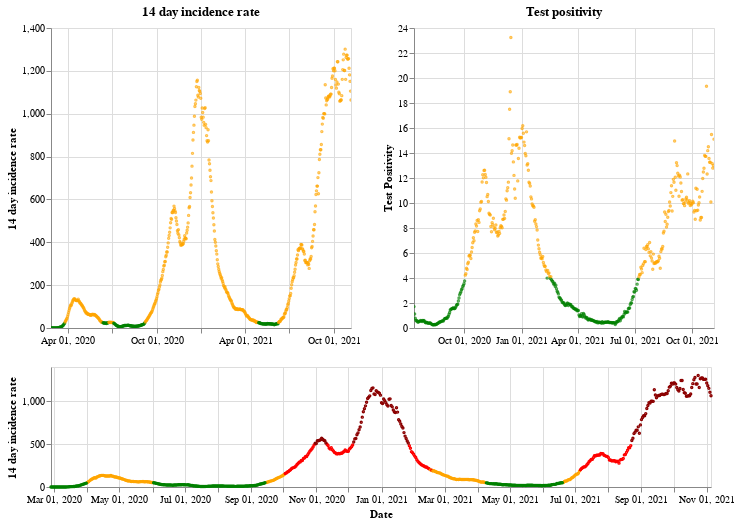

The notebook cell this image was saved under:
### Markdown cell above
## Wales

### Code cell
plot_traffic_light('Wales')

### Figure 1 — Vega-Lite specification as saved in the notebook (floating-point values rounded to 4 significant figures; data arrays with more than 128 entries replaced by an {"elided": "..."} marker saying what was removed)
{"config": {"view": {"continuousWidth": 400, "continuousHeight": 300}}, "vconcat": [{"hconcat": [{"mark": {"type": "point", "size": 2}, "encoding": {"color": {"condition": {"value": "green", "test": "(datum.twoWeeklyCasesRate <= 25)"}, "value": "orange"}, "tooltip": [{"type": "nominal", "field": "areaName"}, {"type": "temporal", "field": "date"}, {"type": "quantitative", "field": "twoWeeklyCasesRate"}, {"type": "quantitative", "field": "testPositivity"}], "x": {"type": "temporal", "axis": {"title": ""}, "field": "date", "scale": {"domain": {"selection": "DateBrush"}}, "timeUnit": "yearmonthdate"}, "y": {"type": "quantitative", "axis": {"title": "14 day incidence rate"}, "field": "twoWeeklyCasesRate"}}, "title": "14 day incidence rate", "width": 300}, {"mark": {"type": "point", "size": 2}, "encoding": {"color": {"condition": {"value": "green", "test": "(datum.testPositivity <= 4)"}, "value": "orange"}, "tooltip": [{"type": "nominal", "field": "areaName"}, {"type": "temporal", "field": "date"}, {"type": "quantitative", "field": "twoWeeklyCasesRate"}, {"type": "quantitative", "field": "testPositivity"}], "x": {"type": "temporal", "axis": {"title": ""}, "field": "date", "scale": {"domain": {"selection": "DateBrush"}}, "timeUnit": "yearmonthdate"}, "y": {"type": "quantitative", "axis": {"title": "Test Positivity"}, "field": "testPositivity"}}, "title": "Test positivity", "width": 300}]}, {"layer": [{"mark": {"type": "point", "size": 2}, "encoding": {"color": {"condition": {"value": "orange", "test": "(((datum.testPositivity < 4) && (datum.twoWeeklyCasesRate >= 50)) && (datum.twoWeeklyCasesRate < 200))"}, "value": "red"}, "opacity": {"condition": {"value": 1, "test": "((datum.twoWeeklyCasesRate >= 50) && (datum.twoWeeklyCasesRate < 500))"}, "value": 0}, "tooltip": [{"type": "nominal", "field": "areaName"}, {"type": "temporal", "field": "date"}, {"type": "quantitative", "field": "twoWeeklyCasesRate"}, {"type": "quantitative", "field": "testPositivity"}], "x": {"type": "temporal", "axis": {"title": "Date"}, "field": "date", "timeUnit": "yearmonthdate"}, "y": {"type": "quantitative", "axis": {"title": "14 day incidence rate"}, "field": "twoWeeklyCasesRate"}}, "selection": {"DateBrush": {"type": "interval", "encodings": ["x"], "fields": ["Time"]}}}, {"mark": {"type": "point", "size": 2}, "encoding": {"color": {"value": "darkred"}, "opacity": {"condition": {"value": 1, "test": "(datum.twoWeeklyCasesRate >= 500)"}, "value": 0}, "tooltip": [{"type": "nominal", "field": "areaName"}, {"type": "temporal", "field": "date"}, {"type": "quantitative", "field": "twoWeeklyCasesRate"}, {"type": "quantitative", "field": "testPositivity"}], "x": {"type": "temporal", "axis": {"title": "Date"}, "field": "date", "timeUnit": "yearmonthdate"}, "y": {"type": "quantitative", "axis": {"title": "14 day incidence rate"}, "field": "twoWeeklyCasesRate"}}}, {"mark": {"type": "point", "size": 2}, "encoding": {"color": {"condition": {"value": "green", "test": "((datum.testPositivity < 4) && (datum.twoWeeklyCasesRate < 50))"}, "value": "orange"}, "opacity": {"condition": {"value": 1, "test": "(datum.twoWeeklyCasesRate < 50)"}, "value": 0}, "tooltip": [{"type": "nominal", "field": "areaName"}, {"type": "temporal", "field": "date"}, {"type": "quantitative", "field": "twoWeeklyCasesRate"}, {"type": "quantitative", "field": "testPositivity"}], "x": {"type": "temporal", "axis": {"title": "Date"}, "field": "date", "timeUnit": "yearmonthdate"}, "y": {"type": "quantitative", "axis": {"title": "14 day incidence rate"}, "field": "twoWeeklyCasesRate"}}}], "height": 120, "width": 660}], "data": {"name": "data-7ce2ed60a5bd171622be45ce1c8b9f67"}, "$schema": "https://vega.github.io/schema/vega-lite/v4.8.1.json", "datasets": {"data-7ce2ed60a5bd171622be45ce1c8b9f67": {"elided": "618 records"}}}
